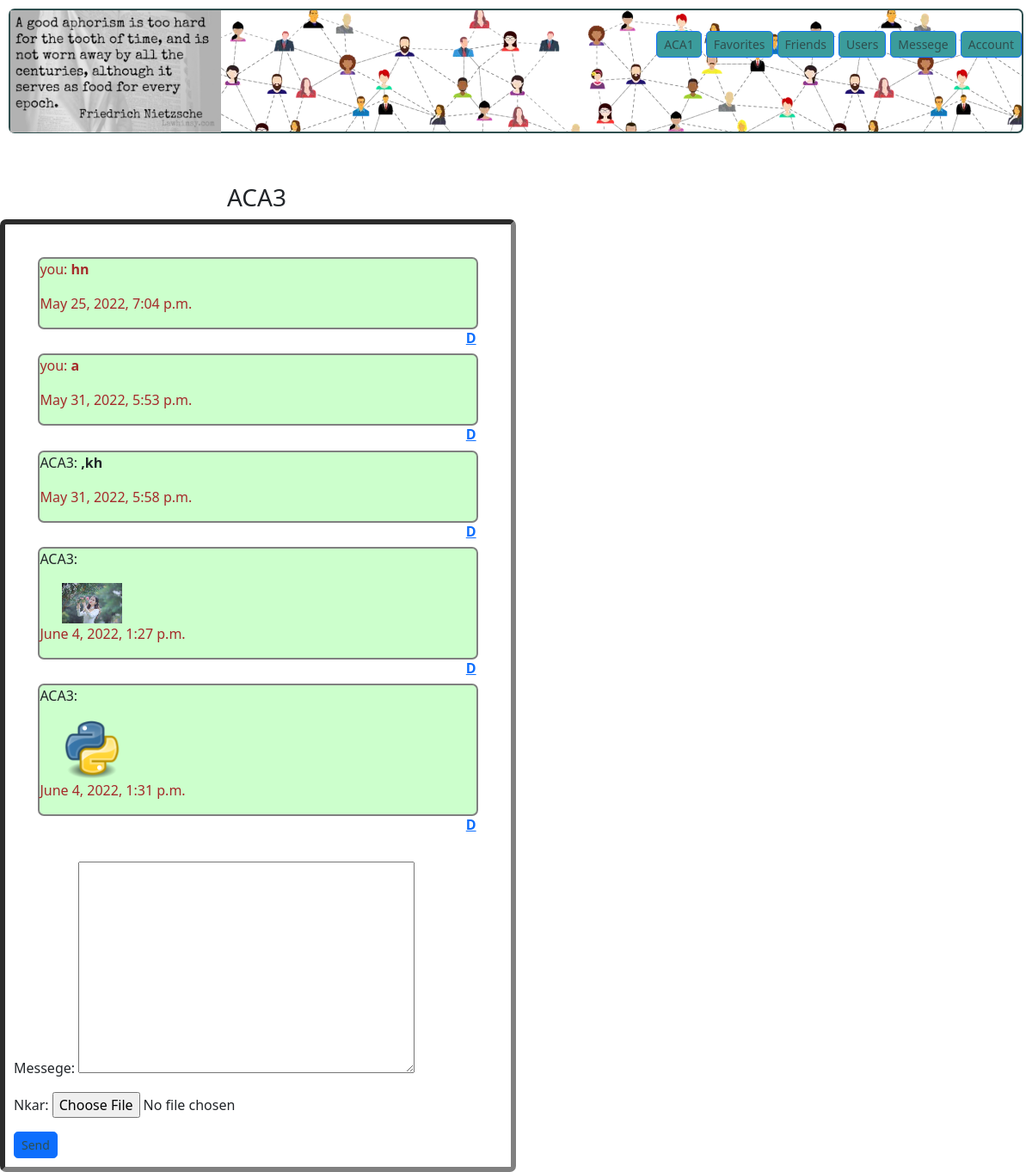
The page /home/mess?rec=ACA3 (signed in) on the database its author committed.
### scrap/models.py (models this page shows, shortened)
class Messege(models.Model):
    messege = models.TextField(null=True,  blank=True)
    nkar = models.ImageField(upload_to='media', blank=True, null=True)
    sender = models.ForeignKey(User, related_name='send', on_delete=models.SET_NULL, null=True)
    reciever = models.ForeignKey(User, related_name='reciev', on_delete=models.SET_NULL, null=True)
    date = models.DateTimeField(auto_now=True, blank=True)

### scrap/views.py (the view, shortened to what this page needs)
# urls.py: path('mess', login_required(SendMes.as_view()), name='mess'),
class SendMes(LoginRequiredMixin, CreateView):
    model = Messege
    fields = ('messege', 'nkar')
    success_url = reverse_lazy('scrap:mess')
    @staticmethod
    def f(req):
        q = req.GET['rec']
        if q.replace(req.user.username, ''):
            f = q.replace(req.user.username, '')
        else:
            f = req.user.username
        return f
    def get_context_data(self, **kwargs):
        context = super().get_context_data(**kwargs)
        f = self.f(self.request)
        context['rec'] = self.f(self.request)
        obj = Messege.objects.filter(Q(reciever=self.request.user, sender__username=f) |
                                     Q(sender=self.request.user, reciever__username=f)).order_by('date')
        context['object_list'] = obj
        return context

### scrap/templates/scrap/messege_form.html (shortened to what this page needs)
{% extends "base.html" %}
{% block content %}
<br><br>
<h3 style="margin-left:22%">{{rec}}</h3>
<div style="border:6px inset grey;border-radius: 7px;padding:10px;width:50%">
{% for mes in object_list %}
<div style="border:2px solid grey;border-radius: 7px;margin:5%;background:#ccffcc">
{% if request.user == mes.reciever %}
    <p style=""> {{rec}}: <b>{{ mes.messege }}</b> </p>
    {% if mes.nkar %}
    <img src="{{mes.nkar.url}}" style="width:70px;margin-left:5%">
    {%endif%}
    {%else%}
    <p  style="color:brown"> you: <b>{{ mes.messege }}</b> </p>
    {%endif%}
    <p  style="color:brown">  {{ mes.date }} </p>
    <a style="float:right"href="{% url 'scrap:delete_mes' mes.id%}"><b>D</b> </a>
</div>
{%endfor%}
<br>
{%if request.user.is_authenticated%}
<form method="post" enctype="multipart/form-data" >{% csrf_token %}
    {{ form.as_p }}
    <input class="btn btn-primary btn-sm" type="submit" value="Send" >
</form>
{%endif%}</div>
{% endblock content %}

### templates/base.html (shortened to what this page needs)
<!DOCTYPE HTML>
<html lang="en">
<head>
{%load static%}
    <link rel="stylesheet" type="text/css" href="{% static 'css/bootstrap.css' %}">
    </head>
<body>
<div style="border:2px solid #2f4f4f;border-radius: 7px ;margin:10px; background-image: url('{% static 'cropped.png' %}');height:145px">
<a href="{% url 'scrap:get_aphs' %}"><img src="{% static 'navig.png' %}" style="width:245px;float:left" alt="My image"></a><br>
{%if request.user.is_authenticated%}
    <a   href="{%url 'accounts:settings'%}"><button style="float:right;margin-left:5px;background:#3B9C9C" class="btn btn-primary btn-sm">Account </button></a>
    <a   href="{%url 'scrap:sent'%}"><button style="float:right;margin-left:5px;background:#3B9C9C" class="btn btn-primary btn-sm">Messege </button></a>
    <a  href="{%url 'scrap:users_list'%}"><button style="float:right;margin-left:5px;background:#3B9C9C" class="btn btn-primary btn-sm">Users </button></a>
    <a  href="{%url 'scrap:friend_requests'%}"><button style="float:right;margin-left:5px;background:#3B9C9C" class="btn btn-primary btn-sm">Friends </button></a>
    {%endif%}
{%if request.user.is_authenticated%}
    <a  href="{%url 'scrap:get_aphs'%}?fav=fav"><button style="float:right;margin-left:5px;background:#3B9C9C" class="btn btn-primary btn-sm">Favorites </button></a>
   <a  href="{%url 'scrap:get_aphs'%}?user=self"><button style="float:right;margin-left:5px;background:#3B9C9C" class="btn btn-primary btn-sm">{{request.user.username}}</button></a>
    {%endif%}
</div>
{% block content %}
{% endblock content %}
</body>
</html>

### rows shown on the page
Messege: messege "hn", date "May 25, 2022, 7:04 p.m."
Messege: messege "a", date "May 31, 2022, 5:53 p.m."
Messege: rec "ACA3", messege ",kh", date "May 31, 2022, 5:58 p.m."
Messege: rec "ACA3", nkar (picture), date "June 4, 2022, 1:27 p.m."
Messege: rec "ACA3", nkar (picture), date "June 4, 2022, 1:31 p.m."

### other values the page prints
{{ request.user.username }} "ACA1"
{{ rec }} "ACA3"
